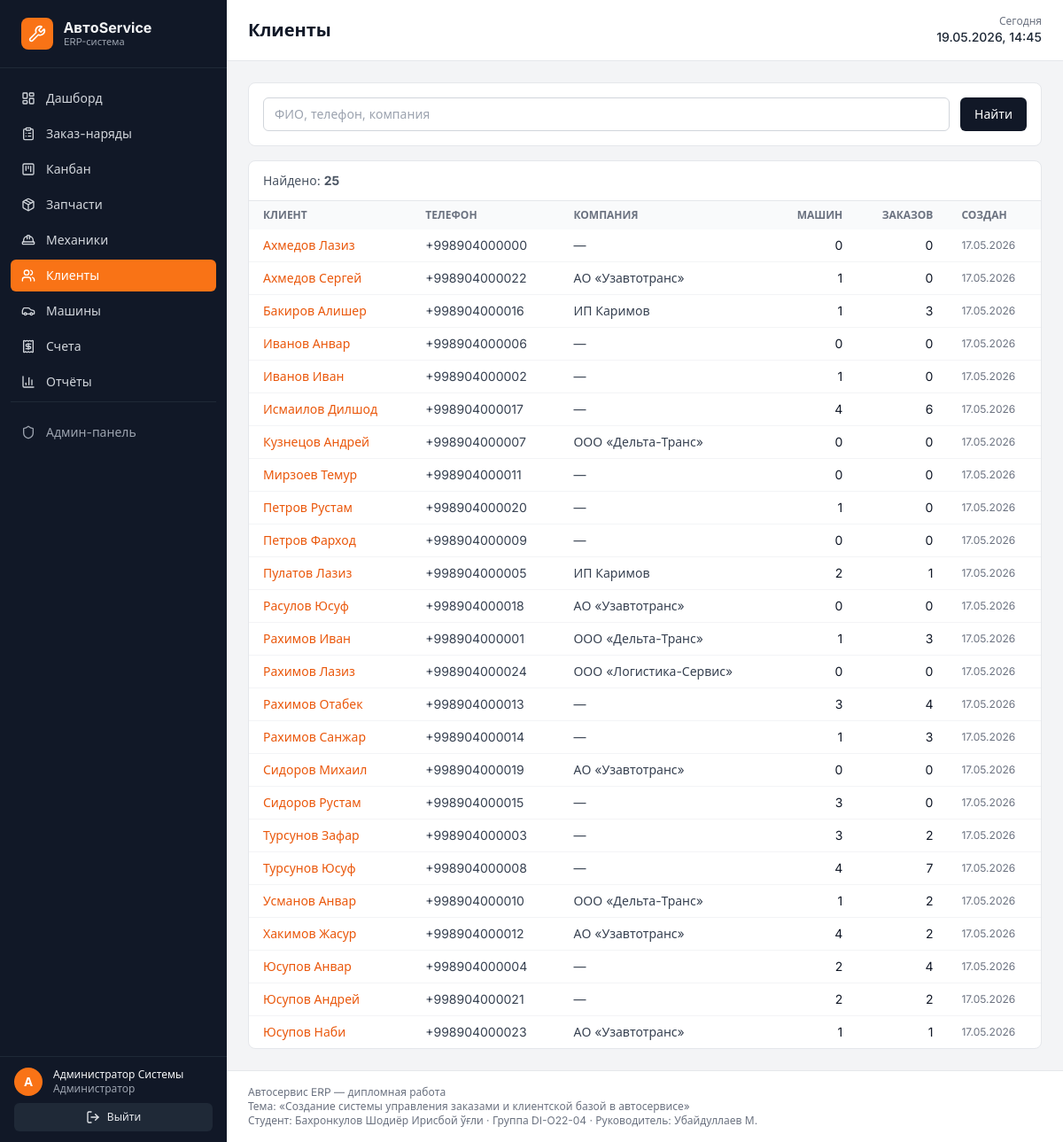
Screenshot of /customers/ (signed in) with the database file from the repository.
### accounts/models.py (models this page shows, shortened)
class User(AbstractUser):
    ROLE_CHOICES = [
        ('admin', 'Администратор'),
        ('receptionist', 'Приёмщик'),
        ('mechanic', 'Механик'),
    ]
    role = models.CharField(
        'Роль', max_length=20, choices=ROLE_CHOICES, default='receptionist'
    )
    phone = models.CharField('Телефон', max_length=20, unique=True, blank=True, null=True)
    specialty = models.CharField('Специализация', max_length=100, blank=True)
    hourly_rate = models.DecimalField(
        'Часовая ставка', max_digits=10, decimal_places=2, default=0
    )
    class Meta:
        verbose_name = 'Пользователь'
        verbose_name_plural = 'Пользователи'

### customers/models.py (models this page shows, shortened)
class Customer(models.Model):
    name = models.CharField('ФИО', max_length=200)
    phone = models.CharField('Телефон', max_length=20, unique=True)
    email = models.EmailField('Email', blank=True)
    company = models.CharField('Компания', max_length=200, blank=True)
    address = models.CharField('Адрес', max_length=300, blank=True)
    notes = models.TextField('Примечания', blank=True)
    created_at = models.DateTimeField('Создан', auto_now_add=True)
    class Meta:
        verbose_name = 'Клиент'
        verbose_name_plural = 'Клиенты'
        ordering = ('-created_at',)

### customers/views.py (the view)
# urls.py: path('', views.customer_list, name='list'),
@login_required
def customer_list(request):
    q = (request.GET.get('q') or '').strip()
    qs = Customer.objects.annotate(
        vehicles_count=Count('vehicles', distinct=True),
        orders_count=Count('vehicles__work_orders', distinct=True),
    )
    if q:
        qs = qs.filter(
            Q(name__icontains=q) | Q(phone__icontains=q)
            | Q(company__icontains=q) | Q(email__icontains=q)
        )
    qs = qs.order_by('name')
    context = {
        'customers': qs[:200],
        'total': qs.count(),
        'filter_q': q,
        'active_nav': 'customers',
        'page_title': 'Клиенты',
    }
    return render(request, 'customers/list.html', context)

### core/context_processors.py (called while the page is built)
def bmi_metadata(request):
    return {
        'BMI': getattr(settings, 'BMI_METADATA', {}),
    }

### templates/customers/list.html (shortened to what this page needs)
{% extends 'base.html' %}
{% block content %}
<form method="get" class="bg-white rounded-lg border border-gray-200 p-4 mb-4 flex gap-3 text-sm">
  <input type="text" name="q" value="{{ filter_q }}" placeholder="ФИО, телефон, компания"
    class="flex-1 rounded-md border border-gray-300 px-3 py-2">
  <button class="px-4 py-2 rounded-md bg-gray-900 text-white">Найти</button>
</form>
<div class="bg-white rounded-lg border border-gray-200 overflow-hidden">
  <div class="px-4 py-3 border-b border-gray-200 text-sm text-gray-600">Найдено: <b>{{ total }}</b></div>
  <table class="w-full text-sm">
    <thead class="bg-gray-50 text-xs uppercase text-gray-500">
      <tr>
        <th class="px-4 py-2 text-left">Клиент</th>
        <th class="px-4 py-2 text-left">Телефон</th>
        <th class="px-4 py-2 text-left">Компания</th>
        <th class="px-4 py-2 text-right">Машин</th>
        <th class="px-4 py-2 text-right">Заказов</th>
        <th class="px-4 py-2 text-left">Создан</th>
      </tr>
    </thead>
    <tbody class="divide-y divide-gray-100">
      {% for c in customers %}
      <tr class="hover:bg-gray-50">
        <td class="px-4 py-2"><a href="{% url 'customers:detail' c.pk %}" class="text-brand-600 hover:underline font-medium">{{ c.name }}</a></td>
        <td class="px-4 py-2 text-gray-700">{{ c.phone }}</td>
        <td class="px-4 py-2 text-gray-700">{{ c.company|default:'—' }}</td>
        <td class="px-4 py-2 text-right">{{ c.vehicles_count }}</td>
        <td class="px-4 py-2 text-right">{{ c.orders_count }}</td>
        <td class="px-4 py-2 text-gray-500 text-xs">{{ c.created_at|date:"d.m.Y" }}</td>
      </tr>
      {% empty %}
      <tr><td colspan="6" class="px-4 py-8 text-center text-gray-500">Клиенты не найдены</td></tr>
      {% endfor %}
    </tbody>
  </table>
</div>
{% endblock %}

### templates/base.html (shortened to what this page needs)
{% load static %}<!DOCTYPE html>
<html lang="ru">
<head>
  <script src="https://cdn.tailwindcss.com"></script>
</head>
<body class="bg-gray-100 text-gray-900 antialiased">
  {% if user.is_authenticated %}
  <div class="flex min-h-screen">
    {% include 'components/sidebar.html' %}
    <div class="flex-1 flex flex-col min-w-0">
      {% include 'components/topbar.html' %}
      <main class="flex-1 p-6 overflow-x-auto">
        {% block content %}{% endblock %}
      </main>
      {% include 'components/footer.html' %}
    </div>
  </div>
  {% else %}
    {% block auth_content %}{% endblock %}
  {% endif %}
</body>
</html>

### templates/components/sidebar.html
{% load static %}
<aside class="w-64 bg-gray-900 text-gray-100 flex-shrink-0 flex flex-col sticky top-0 h-screen">
  <div class="px-6 py-5 border-b border-gray-800 flex items-center gap-3">
    <div class="w-9 h-9 rounded-lg bg-brand-500 flex items-center justify-center text-white font-bold">
      <i data-lucide="wrench" class="w-5 h-5"></i>
    </div>
    <div>
      <div class="font-bold text-base leading-tight">АвтоService</div>
      <div class="text-[11px] text-gray-400 leading-tight">ERP-система</div>
    </div>
  </div>
  <nav class="flex-1 overflow-y-auto py-4 px-3 space-y-1 text-sm scrollbar-thin">
    {% with nav=active_nav %}
    <a href="{% url 'core:dashboard' %}" class="flex items-center gap-3 px-3 py-2 rounded-md transition
       {% if nav == 'dashboard' %}bg-brand-500 text-white{% else %}text-gray-300 hover:bg-gray-800{% endif %}">
      <i data-lucide="layout-dashboard" class="w-4 h-4"></i> Дашборд
    </a>
    <a href="{% url 'workorders:list' %}" class="flex items-center gap-3 px-3 py-2 rounded-md transition
       {% if nav == 'orders' %}bg-brand-500 text-white{% else %}text-gray-300 hover:bg-gray-800{% endif %}">
      <i data-lucide="clipboard-list" class="w-4 h-4"></i> Заказ-наряды
    </a>
    <a href="{% url 'kanban:board' %}" class="flex items-center gap-3 px-3 py-2 rounded-md transition
       {% if nav == 'kanban' %}bg-brand-500 text-white{% else %}text-gray-300 hover:bg-gray-800{% endif %}">
      <i data-lucide="kanban-square" class="w-4 h-4"></i> Канбан
    </a>
    <a href="{% url 'parts:list' %}" class="flex items-center gap-3 px-3 py-2 rounded-md transition
       {% if nav == 'parts' %}bg-brand-500 text-white{% else %}text-gray-300 hover:bg-gray-800{% endif %}">
      <i data-lucide="package" class="w-4 h-4"></i> Запчасти
    </a>
    <a href="{% url 'mechanics:list' %}" class="flex items-center gap-3 px-3 py-2 rounded-md transition
       {% if nav == 'mechanics' %}bg-brand-500 text-white{% else %}text-gray-300 hover:bg-gray-800{% endif %}">
      <i data-lucide="hard-hat" class="w-4 h-4"></i> Механики
    </a>
    <a href="{% url 'customers:list' %}" class="flex items-center gap-3 px-3 py-2 rounded-md transition
       {% if nav == 'customers' %}bg-brand-500 text-white{% else %}text-gray-300 hover:bg-gray-800{% endif %}">
      <i data-lucide="users" class="w-4 h-4"></i> Клиенты
    </a>
    <a href="{% url 'vehicles:list' %}" class="flex items-center gap-3 px-3 py-2 rounded-md transition
       {% if nav == 'vehicles' %}bg-brand-500 text-white{% else %}text-gray-300 hover:bg-gray-800{% endif %}">
      <i data-lucide="car" class="w-4 h-4"></i> Машины
    </a>
    <a href="{% url 'billing:list' %}" class="flex items-center gap-3 px-3 py-2 rounded-md transition
       {% if nav == 'invoices' %}bg-brand-500 text-white{% else %}text-gray-300 hover:bg-gray-800{% endif %}">
      <i data-lucide="receipt" class="w-4 h-4"></i> Счета
    </a>
    <a href="{% url 'reports:daily' %}" class="flex items-center gap-3 px-3 py-2 rounded-md transition
       {% if nav == 'reports' %}bg-brand-500 text-white{% else %}text-gray-300 hover:bg-gray-800{% endif %}">
      <i data-lucide="bar-chart-3" class="w-4 h-4"></i> Отчёты
    </a>
    <div class="pt-4 mt-4 border-t border-gray-800">
      <a href="/admin/" target="_blank" class="flex items-center gap-3 px-3 py-2 rounded-md text-gray-400 hover:bg-gray-800 text-sm">
        <i data-lucide="shield" class="w-4 h-4"></i> Админ-панель
      </a>
    </div>
    {% endwith %}
  </nav>
  <div class="px-4 py-3 border-t border-gray-800 text-xs">
    <div class="flex items-center gap-3 mb-2">
      <div class="w-8 h-8 rounded-full bg-brand-500 flex items-center justify-center text-white text-sm font-semibold">
        {{ user.first_name|first|default:user.username|first|upper }}
      </div>
      <div class="min-w-0">
        <div class="font-medium text-gray-100 truncate">{{ user.get_full_name|default:user.username }}</div>
        <div class="text-gray-400 truncate">{{ user.get_role_display }}</div>
      </div>
    </div>
    <form method="post" action="{% url 'logout' %}">{% csrf_token %}
      <button class="w-full px-3 py-2 rounded-md bg-gray-800 hover:bg-gray-700 text-gray-200 flex items-center justify-center gap-2">
        <i data-lucide="log-out" class="w-4 h-4"></i> Выйти
      </button>
    </form>
  </div>
</aside>

### templates/components/topbar.html (shortened to what this page needs)
<header class="bg-white border-b border-gray-200 px-6 py-4 flex items-center justify-between sticky top-0 z-10">
  <div>
    <h1 class="text-xl font-semibold text-gray-900">{{ page_title|default:'Панель управления' }}</h1>
  </div>
  <div class="flex items-center gap-4">
    <div class="hidden md:flex flex-col items-end text-right">
      <span class="text-xs text-gray-500">Сегодня</span>
      <span class="text-sm font-medium text-gray-800">{% now "d.m.Y, H:i" %}</span>
    </div>
  </div>
</header>

### templates/components/footer.html
<footer class="px-6 py-4 border-t border-gray-200 text-xs text-gray-500 bg-white">
  <p>Автосервис ERP — дипломная работа</p>
  <p>Тема: «Создание системы управления заказами и клиентской базой в автосервисе»</p>
  <p>Студент: Бахронкулов Шодиёр Ирисбой ўғли · Группа DI-O22-04 · Руководитель: Убайдуллаев М.</p>
</footer>

### templates/base.html (style rules this page uses)
html, body { font-family: 'Inter', system-ui, sans-serif; }

### rows the page displays
User: first_name|first "А", get_full_name "Администратор Системы", role "Администратор"
Customer: name "Ахмедов Лазиз", phone "+998904000000", company "—", vehicles_count "0", orders_count "0", created_at "17.05.2026"
Customer: name "Ахмедов Сергей", phone "+998904000022", company "АО «Узавтотранс»", vehicles_count "1", orders_count "0", created_at "17.05.2026"
Customer: name "Бакиров Алишер", phone "+998904000016", company "ИП Каримов", vehicles_count "1", orders_count "3", created_at "17.05.2026"
Customer: name "Иванов Анвар", phone "+998904000006", company "—", vehicles_count "0", orders_count "0", created_at "17.05.2026"
Customer: name "Иванов Иван", phone "+998904000002", company "—", vehicles_count "1", orders_count "0", created_at "17.05.2026"
Customer: name "Исмаилов Дилшод", phone "+998904000017", company "—", vehicles_count "4", orders_count "6", created_at "17.05.2026"
Customer: name "Кузнецов Андрей", phone "+998904000007", company "ООО «Дельта-Транс»", vehicles_count "0", orders_count "0", created_at "17.05.2026"
Customer: name "Мирзоев Темур", phone "+998904000011", company "—", vehicles_count "0", orders_count "0", created_at "17.05.2026"
Customer: name "Петров Рустам", phone "+998904000020", company "—", vehicles_count "1", orders_count "0", created_at "17.05.2026"
Customer: name "Петров Фарход", phone "+998904000009", company "—", vehicles_count "0", orders_count "0", created_at "17.05.2026"
Customer: name "Пулатов Лазиз", phone "+998904000005", company "ИП Каримов", vehicles_count "2", orders_count "1", created_at "17.05.2026"
Customer: name "Расулов Юсуф", phone "+998904000018", company "АО «Узавтотранс»", vehicles_count "0", orders_count "0", created_at "17.05.2026"
Customer: name "Рахимов Иван", phone "+998904000001", company "ООО «Дельта-Транс»", vehicles_count "1", orders_count "3", created_at "17.05.2026"
Customer: name "Рахимов Лазиз", phone "+998904000024", company "ООО «Логистика-Сервис»", vehicles_count "0", orders_count "0", created_at "17.05.2026"
Customer: name "Рахимов Отабек", phone "+998904000013", company "—", vehicles_count "3", orders_count "4", created_at "17.05.2026"
Customer: name "Рахимов Санжар", phone "+998904000014", company "—", vehicles_count "1", orders_count "3", created_at "17.05.2026"
Customer: name "Сидоров Михаил", phone "+998904000019", company "АО «Узавтотранс»", vehicles_count "0", orders_count "0", created_at "17.05.2026"
Customer: name "Сидоров Рустам", phone "+998904000015", company "—", vehicles_count "3", orders_count "0", created_at "17.05.2026"
Customer: name "Турсунов Зафар", phone "+998904000003", company "—", vehicles_count "3", orders_count "2", created_at "17.05.2026"
Customer: name "Турсунов Юсуф", phone "+998904000008", company "—", vehicles_count "4", orders_count "7", created_at "17.05.2026"
Customer: name "Усманов Анвар", phone "+998904000010", company "ООО «Дельта-Транс»", vehicles_count "1", orders_count "2", created_at "17.05.2026"
Customer: name "Хакимов Жасур", phone "+998904000012", company "АО «Узавтотранс»", vehicles_count "4", orders_count "2", created_at "17.05.2026"
Customer: name "Юсупов Анвар", phone "+998904000004", company "—", vehicles_count "2", orders_count "4", created_at "17.05.2026"
Customer: name "Юсупов Андрей", phone "+998904000021", company "—", vehicles_count "2", orders_count "2", created_at "17.05.2026"
Customer: name "Юсупов Наби", phone "+998904000023", company "АО «Узавтотранс»", vehicles_count "1", orders_count "1", created_at "17.05.2026"

### other values shown
{{ page_title|default:'Панель управления' }} "Клиенты"
{{ total }} "25"
